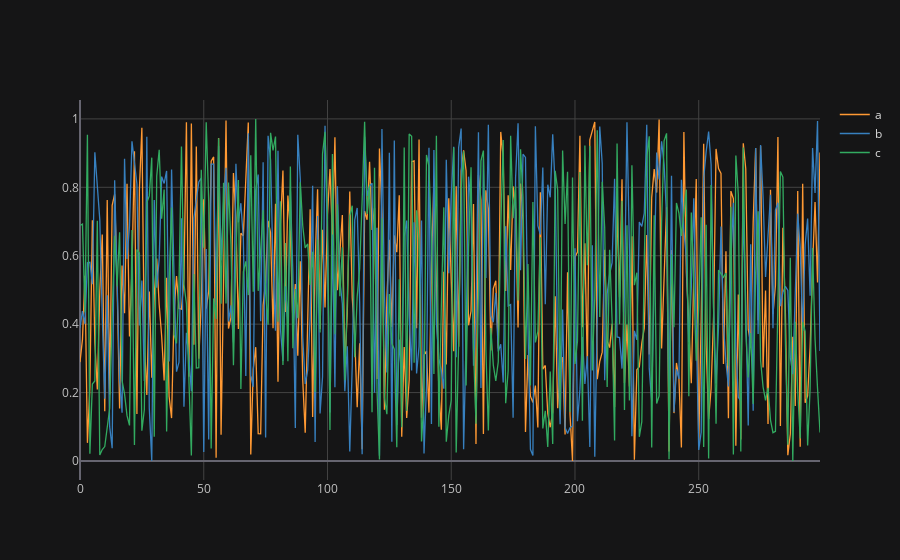

Notebook code for this chart:
### Code cell
df.iplot()

### Figure 1 — Plotly figure (JSON) as saved in the notebook; plotly's stock layout.template omitted (floating-point values rounded to 4 significant figures; data arrays with more than 128 entries replaced by an {"elided": "..."} marker saying what was removed)
{"data": [{"line": {"color": "rgba(255, 153, 51, 1.0)", "dash": "solid", "shape": "linear", "width": 1.3}, "mode": "lines", "name": "a", "text": "", "type": "scatter", "x": {"elided": "300 int values"}, "y": {"elided": "300 float values"}}, {"line": {"color": "rgba(55, 128, 191, 1.0)", "dash": "solid", "shape": "linear", "width": 1.3}, "mode": "lines", "name": "b", "text": "", "type": "scatter", "x": {"elided": "300 int values"}, "y": {"elided": "300 float values"}}, {"line": {"color": "rgba(50, 171, 96, 1.0)", "dash": "solid", "shape": "linear", "width": 1.3}, "mode": "lines", "name": "c", "text": "", "type": "scatter", "x": {"elided": "300 int values"}, "y": {"elided": "300 float values"}}], "layout": {"legend": {"bgcolor": "#151516", "font": {"color": "#D9D9D9"}}, "paper_bgcolor": "#151516", "plot_bgcolor": "#151516", "title": {"font": {"color": "#D9D9D9"}}, "xaxis": {"gridcolor": "#434343", "showgrid": true, "tickfont": {"color": "#C2C2C2"}, "title": {"font": {"color": "#D9D9D9"}, "text": ""}, "zerolinecolor": "#666570"}, "yaxis": {"gridcolor": "#434343", "showgrid": true, "tickfont": {"color": "#C2C2C2"}, "title": {"font": {"color": "#D9D9D9"}, "text": ""}, "zerolinecolor": "#666570"}}}
